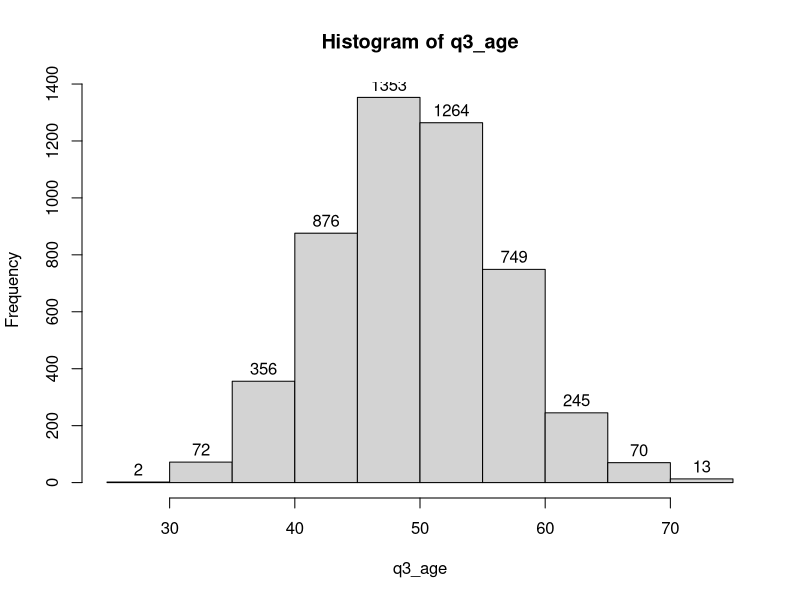

R code for this plot: (Note: this script raises an error after producing the figure.)
## ---- chunk 1
knitr::opts_chunk$set(echo = TRUE)
library(tidyverse)
## ---- chunk 2
q2_gender <- sample(x = c("Male","Female","Other"),
                 size = 5000,
                 prob = c(.48,.51,.01),
                 replace = TRUE)
## ---- chunk 3
q3_age <- rpois(n = 5000, lambda = 50)

hist(q3_age, labels = TRUE) # Plot histogram, show value labels
summary(q3_age)
## ---- chunk 4
sim_data <- tibble(ID = 1:5000,
                   Q2_GENDER = q2_gender,
                   Q3_AGE = q3_age)
## ---- chunk 5
knitr::include_graphics("images/posh-chocolate.jpg")
## ---- chunk 6

snack_data <- tibble(ID = 1:5000,
                     Q2_GENDER = q2_gender,
                     Q3_AGE = q3_age,
                     PRELUN_1 = sample(x = c(0,1), 5000, replace = TRUE, prob = c(.45, .55)), # Jaffa
                     PRELUN_2 = sample(x = c(0,1), 5000, replace = TRUE, prob = c(.65, .35)), # Tea Biscuits
                     PRELUN_3 = sample(x = c(0,1), 5000, replace = TRUE), # Posh chocs
                     
                     POSLUN_1 = sample(x = c(0,1), 5000, replace = TRUE), # Jaffa
                     POSLUN_2 = sample(x = c(0,1), 5000, replace = TRUE), # Tea Biscuits
                     POSLUN_3 = sample(x = c(0,1), 5000, replace = TRUE, prob = c(.45, .55)), # Posh chocs
                     
                     LATAFT_1 = sample(x = c(0,1), 5000, replace = TRUE), # Jaffa
                     LATAFT_2 = sample(x = c(0,1), 5000, replace = TRUE, prob = c(.90, .10)), # Tea Biscuits
                     LATAFT_3 = sample(x = c(0,1), 5000, replace = TRUE)) # Posh chocs
## ---- chunk 7
matrix(data = sample(x = c(0,1),30 * 5000, replace = TRUE),
       nrow = 5000,
       ncol = 30) %>%
  as_tibble() -> brand_con_sim # Simulated Brand Consumption, 30 columns x 5000 rows

# Give column names to the simulated brand consumption data
names(brand_con_sim) <- c(paste0("PRELUN_",1:10),
                          paste0("POSLUN_",1:10),
                          paste0("LATAFT_",1:10))

# Simulate ID, Gender, and Age variables
# Use cbind() to combine with the simulated brand consumption data

tibble(ID = 1:5000,
       Q2_GENDER = q2_gender,
       Q3_AGE = q3_age) %>%
  cbind(brand_con_sim) -> big_snack_data

glimpse(big_snack_data[,1:15]) # Glimpse first 15 columns only
## ---- chunk 8

for(i in 1:10){ # For i starting from the value 1, all the way to value 10
  two_to_power <- 2^i
  statement <- paste("2 to the power of", i, "is equal to", two_to_power)
  print(statement)
}

## ---- chunk 9
glee_team <- c("Belinda Blumenthal","Bella Ridley","Giselle Maarschalkerweerd de Klotz","Hazel")

for(glee_member in glee_team){
  n_char <- nchar(glee_member)
  to_print <- paste0(glee_member,"'s name has ",n_char," characters.")
  print(to_print)
  }

## ---- chunk 10
big_snack_data %>%
  group_by(Q2_GENDER) %>%
  summarise_at(vars(num_range("PRELUN_", 1:10)), ~sum(.)/length(.)) # can also use funs() form, depending on dplyr version

big_snack_data %>%
  group_by(Q2_GENDER) %>%
  summarise_at(vars(num_range("POSLUN_", 1:10)), ~sum(.)/length(.))

big_snack_data %>%
  group_by(Q2_GENDER) %>%
  summarise_at(vars(num_range("LATAFT_", 1:10)), ~sum(.)/length(.))
## ---- chunk 11

vars_string <- c("PRELUN_","POSLUN_","LATAFT_") # Variable characters to iterate

for(occ_type in vars_string){
  big_snack_data %>%
    group_by(Q2_GENDER) %>%
    summarise_at(vars(num_range(occ_type, 1:10)), ~sum(.)/length(.)) %>%
    print()
}
## ---- chunk 12
vars_string <- c("PRELUN_","POSLUN_","LATAFT_") # Variable characters to iterate

brandcon_list <- list() # Initialise empty list

for(i in 1:length(vars_string)){ # length(vars_string) is 3 in this case
  big_snack_data %>%
    group_by(Q2_GENDER) %>%
    summarise_at(vars(num_range(vars_string[[i]], 1:10)), ~sum(.)/length(.)) %>%
    data.frame() -> brandcon_list[[i]]
}

brandcon_list

## ---- chunk 13

names(big_snack_data) %>%
  .[str_detect(.,"_[:digit:]")] %>%
  str_remove("[:digit:]{1,2}") %>%
  unique() -> vars_string2

plot_list <- list()

for(i in 1:length(vars_string2)){
  big_snack_data %>%
    mutate(Q3_AGEBAND=ifelse(Q3_AGE >= 35, "35+", "Below 35")) %>%
    group_by(Q3_AGEBAND) %>%
    summarise_at(vars(num_range(vars_string2[[i]],1:10)),~sum(.) / n()) %>%
    gather(occasion,age, -Q3_AGEBAND) %>%
    
    # ggplot2 'layer-graphics' syntax
    ggplot(aes(x = reorder(occasion,age), y = age, fill = Q3_AGEBAND)) + 
    geom_col() +
    geom_text(aes(y = age, label = round(age * 100)), hjust = -0.5) +
    coord_flip() +
    facet_wrap(~Q3_AGEBAND) -> plot_list[[i]]
}

plot_list

## ---- chunk 14

some_numbers <- c(57,89,40,16)

some_function <- function(x){
  square_x <- x^2 # Square x
  paste(square_x,"is the square of",x)
}

lapply(some_numbers,some_function)
 
## ---- chunk 15
count_characters <- function(some_word){
 total_char <- nchar(some_word)
 paste(some_word, "has", total_char,"characters.")
}

# count_characters("schadenfreude")
# [1] "schadenfreude has 13 characters."
## ---- chunk 16

quick_maths <- function(){
  print("two plus two is four")
  Sys.sleep(1)
  print("minus one that's three")
  Sys.sleep(1)
  print("QUICK MATHS")
}

## RUN THIS:
quick_maths()

## ---- chunk 17

index_it <- function(x, total){
  return(x / total * 100)
}

# index_it(.87,.43)
# [1] 202.3256


calculate_CAGR <- function(end_value, start_value, periods){
  
  step_1 <- end_value / start_value
  step_2 <- step_1 ^ (1 / periods)
  step_3 <- step_2 - 1
  return(step_3)
}

# calculate_CAGR(end_value = 5000,
#                start_value = 3200,
#                periods = 3)
# [1] 0.1603972
## ---- chunk 18

vars_string <- c("PRELUN_","POSLUN_","LATAFT_") # Variable characters to iterate

brand_analysis <- function(brand){
    big_snack_data %>%
      group_by(Q2_GENDER) %>%
      summarise_at(vars(num_range(brand, 1:10)), ~sum(.)/length(.))
}


lapply(vars_string, brand_analysis)

## ---- chunk 19

create_sum_columns <- function(i){
  it <- paste0("_",i)
  col_name <- paste0("SUM",it)
  
  big_snack_data %>%
  select(ends_with(it)) %>%
  transmute(!!sym(col_name):=apply(.,MARGIN = 1,sum)) # transmute() is similar to mutate(), but only returns the new column
}

lapply(1:10, create_sum_columns) %>%
  bind_cols() %>%
  glimpse()

## ---- chunk 20
big_snack_data %>%
  group_by(Q2_GENDER) %>%
  summarise_at(vars(starts_with("PRELUN_"),
                    starts_with("POSLUN_"),
                    starts_with("LATAFT_")),
               ~sum(.)/n()) -> summary_table_with_everything

summary_table_with_everything %>% select(Q2_GENDER,contains("PRELUN"))
summary_table_with_everything %>% select(Q2_GENDER,contains("POSLUN"))
summary_table_with_everything %>% select(Q2_GENDER,contains("LATAFT"))
  
